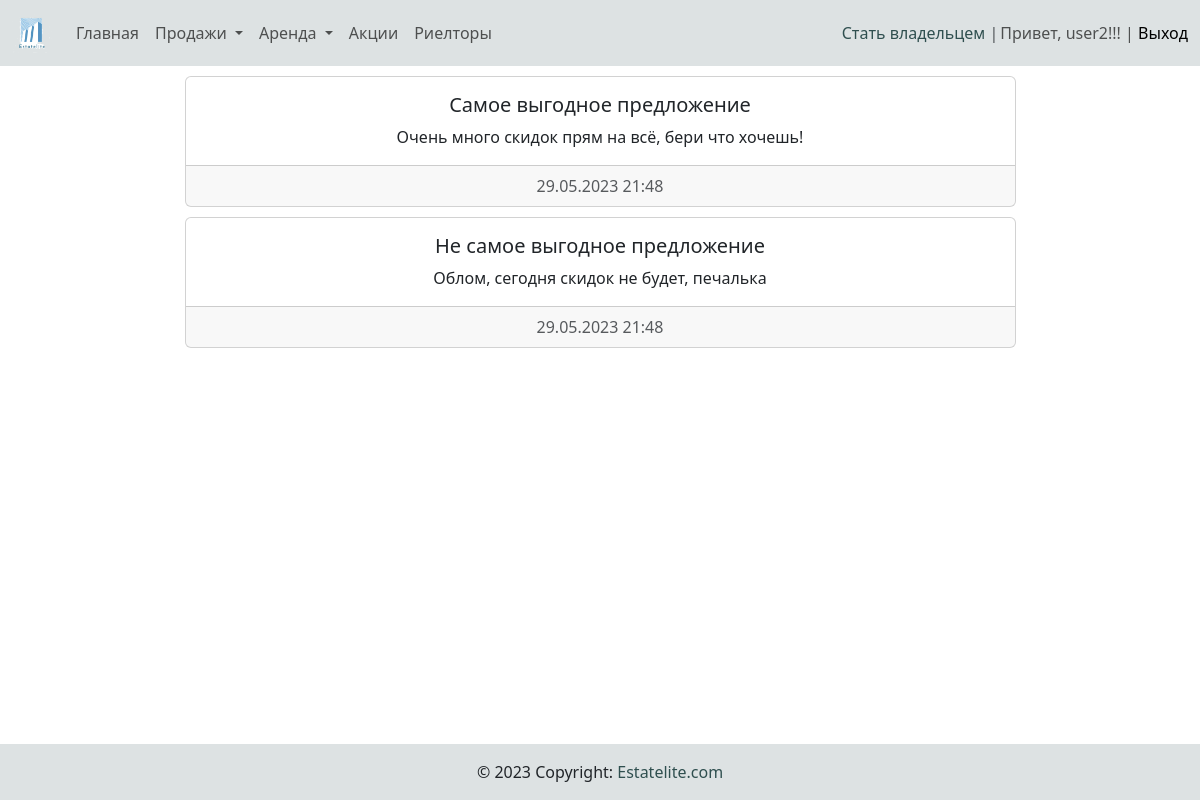
Page /discounts_list/ (signed in) on the committed database.
### main/models.py (models this page shows, shortened)
class Discount(models.Model):
    title = models.CharField(max_length=100)
    description = models.TextField()
    date_create = models.DateTimeField(auto_now_add=True)
    active = models.BooleanField(default=True)

### main/views.py (the view)
# urls.py: path('discounts_list/', discount_list, name='discount'),
def discount_list(request):
    discounts = Discount.objects.all()
    return render(request, 'main/discounts_list.html', {'disc_list': discounts})

### main/templatetags/navbar_tags.py (called while the page is built)
@register.simple_tag()
def filtered_category_sale():
    dict_category = {
        'residential': [],
        'country': [],
        'commercial': [],
    }
    sale_category = Category.objects.filter(type_category='ПРОДАЖА')
    for s_cat in sale_category:
        if s_cat.subtype_category == 0:
            dict_category['residential'].append(s_cat)
        elif s_cat.subtype_category == 1:
            dict_category['country'].append(s_cat)
        else:
            dict_category['commercial'].append(s_cat)
    return dict_category

@register.simple_tag()
def filtered_category_rent():
    dict_category = {
        'residential': [],
        'country': [],
        'commercial': [],
    }
    rent_category = Category.objects.filter(type_category='АРЕНДА')
    for s_cat in rent_category:
        if s_cat.subtype_category == 0:
            dict_category['residential'].append(s_cat)
        elif s_cat.subtype_category == 1:
            dict_category['country'].append(s_cat)
        else:
            dict_category['commercial'].append(s_cat)
    return dict_category

@register.filter(name='has_group')
def has_group(user, group_name):
    group = Group.objects.get(name=group_name)
    return True if group in user.groups.all() else False

### main/templates/main/discounts_list.html
{% extends 'base.html' %}
{% load static %}
{% block content %}
<div class="container">
    {% if disc_list %}
        {% for item in disc_list %}
            {% if item.active %}
                <div class="row justify-content-center" style="margin-top: 10px;">
                    <div class="col-9">
                        <div class="card text-center">
                            <div class="card-body">
                            <h5 class="card-title">{{ item.title }}</h5>
                            <p class="card-text">{{ item.description }}</p>
                            </div>
                            <div class="card-footer text-muted">
                            {{ item.date_create|date:"d.m.Y H:i" }}
                            </div>
                        </div>
                    </div>
                </div>
            {% endif %}
        {% endfor %}
    {% else %}
        <h5>
            Сейчас нет активных акций.
        </h5>
    {% endif %}
</div>
{% endblock %}

### templates/inc/_nav.html (shortened to what this page needs)
{% load static %}
{% load navbar_tags %}
<nav class="navbar navbar-expand-lg navbar-light" style="background-color: #dde2e3;">
    <div class="container-xxl">
      <a class="navbar-brand" href=""><img src="{% static 'image/logoPng.png' %}" alt="logo" style="height: 40px; width: 40px;"></a>
      <div class="collapse navbar-collapse" id="navbarSupportedContent">
        <ul class="navbar-nav me-auto mb-2 mb-lg-0">
          <li class="nav-item"><a class="nav-link" href="{% url 'main:index' %}">Главная</a></li>
          <a class="nav-item dropdown-toggle nav-link" data-bs-toggle="collapse" href="#collapseExample" role="button" aria-expanded="false" aria-controls="collapseExample">
            Продажи
          </a>
          <a class="nav-item dropdown-toggle nav-link" data-bs-toggle="collapse" href="#rentExample" role="button" aria-expanded="false" aria-controls="collapseExample">
            Аренда
          </a>
          <li class="nav-item"><a class="nav-link" href="{% url 'main:discount' %}">Акции</a></li>
          <li class="nav-item"><a class="nav-link" href="{% url 'main:realtor' %}">Риелторы</a></li>
        </ul>
        {% if request.user.is_authenticated %}
          {% if not request.user|has_group:"owners" %}
            <span class="text-muted"><a href="{% url 'main:stay_owner' %}" class="a-custom">Стать владельцем</a> |</span>
          {% else %}
            <span class="text-muted"><a href="{% url 'main:add_estate' %}" class="a-custom">Добавить недвижимость</a> |</span>
          {% endif %}
        {% endif %}
        <span class="navbar-text">
          {% if request.user.is_authenticated %}
          <span style="margin-left: 2px;">Привет, {{ user.username }}!!! | <a href="{% url 'main:logout' %}" class="a-custom">Выход</a></span>
          {% endif %}
      </div>
  </nav>

### agency/static/css/style_for_a.css (style rules this page uses)
.a-custom { position: relative; color: darkslategrey; cursor: pointer; line-height: 1; text-decoration: none; }
.a-custom:after { display: block; position: absolute; left: 0; width: 0; height: 2px; background-color: gray; content: ""; transition: width 0.3s ease-out; }

### rows in the picture
Discount: title "Самое выгодное предложение", description "Очень много скидок прям на всё, бери что хочешь!", date_create "29.05.2023 21:48"
Discount: title "Не самое выгодное предложение", description "Облом, сегодня скидок не будет, печалька", date_create "29.05.2023 21:48"

### other values in the picture
{{ user.username }} "user2"
